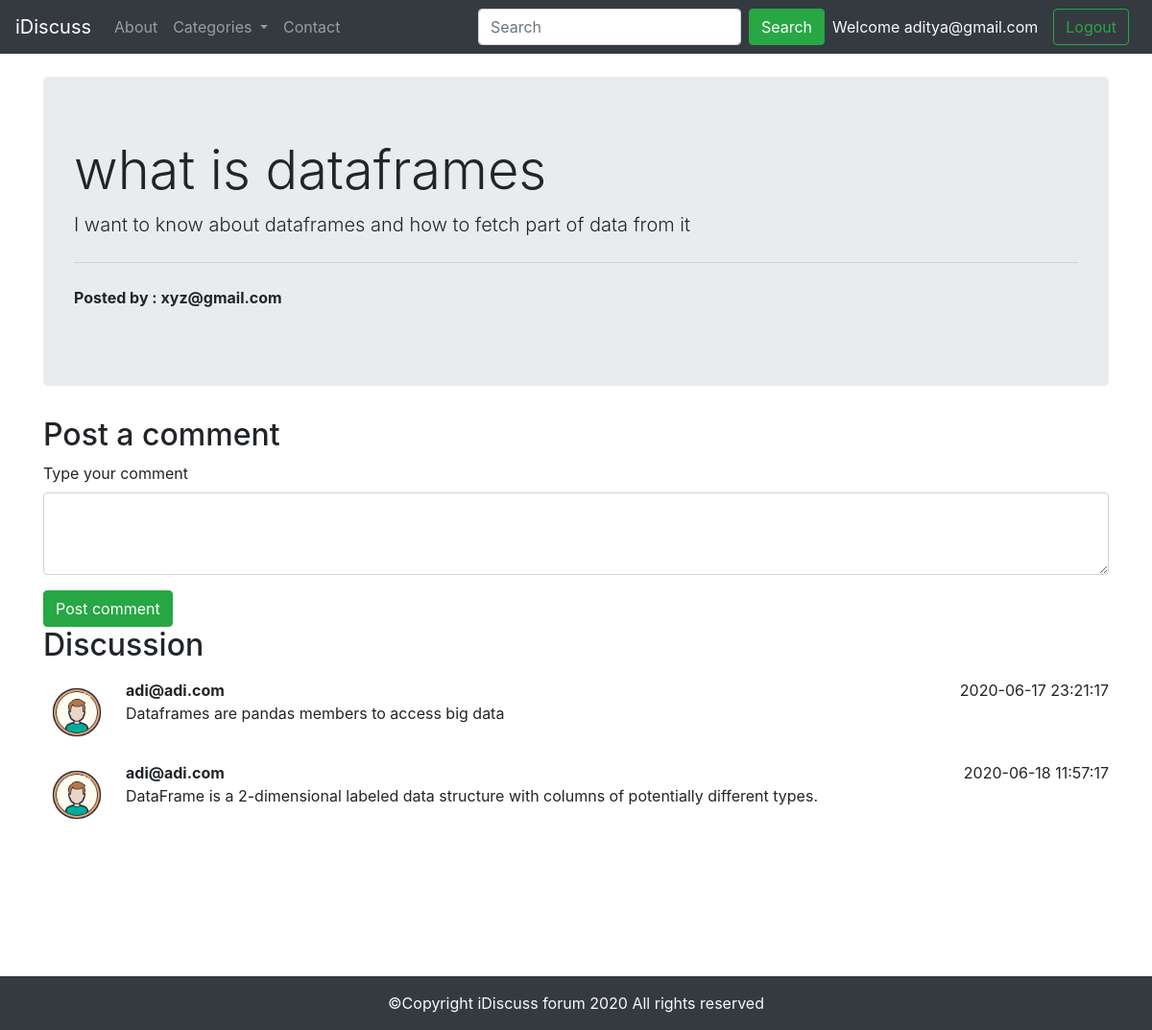
/thread.php?threadid=4&posted_by=7 (signed in), run on the app's committed database.
### tables this page shows
CREATE TABLE `threads` (
  `thread_id` int(7) NOT NULL,
  `thread_title` varchar(255) NOT NULL,
  `thread_desc` text NOT NULL,
  `thread_cat_id` int(7) NOT NULL,
  `thread_user_id` int(7) NOT NULL,
  `timestamp` datetime NOT NULL DEFAULT current_timestamp()
);

CREATE TABLE `users` (
  `sno` int(8) NOT NULL,
  `email` varchar(35) NOT NULL,
  `password` varchar(255) NOT NULL,
  `timestamp` datetime NOT NULL DEFAULT current_timestamp()
);

CREATE TABLE `comments` (
  `comment_id` int(8) NOT NULL,
  `comment_content` text NOT NULL,
  `thread_id` int(8) NOT NULL,
  `comment_by` int(8) NOT NULL,
  `comment_time` datetime NOT NULL DEFAULT current_timestamp()
);

### thread.php (the view, shortened to what this page needs)
<!doctype html>
<html lang="en">
<head>
    <link rel="stylesheet" href="https://stackpath.bootstrapcdn.com/bootstrap/4.5.0/css/bootstrap.min.css"
>
</head>
<body>
    <?php include 'include/header.php';?>
    <?php include 'include/dbconnect.php';?>
    <?php
        $id=$_GET['threadid'];
    ?>
    <?php
            $sql = "SELECT * FROM `threads` WHERE thread_id=$id";
            $result = mysqli_query($conn,$sql);
            while($row = mysqli_fetch_assoc($result)){
                $title = $row['thread_title'];
                $desc = $row['thread_desc'];
            }
    ?>
    <?php
            $th_user_id= $_GET['posted_by'];
            $sql = "SELECT email FROM `users` WHERE sno='$th_user_id'";
            $result = mysqli_query($conn,$sql);
            $row = mysqli_fetch_assoc($result);
    echo '<div class="container my-4">
        <div class="jumbotron">
            <h1 class="display-4">'.$title .'</h1>
    <p class="lead">'. $desc .'</p>
    <hr class="my-4">
    <p><b>Posted by : '.$row['email'].'</b></p>
    </div>
    </div>';
    ?>
    <?php
        if(isset($_SESSION['login']) && $_SESSION['login']==true){
            echo '<div class="container">
                <h2>Post a comment</h2>
                <form action="'.$_SERVER['REQUEST_URI'].'" method="post">
            <div class="form-group">
                <label for="desc">Type your comment</label>
                <textarea class="form-control" id="desc" name="desc" rows="3"></textarea>
                <input type="hidden" name="sno" value="'.$_SESSION["sno"].'">
            </div>
            <button type="submit" class="btn btn-success">Post comment</button>
            </form>
            </div>';
        }
    ?>
    <div class="container mb-4" id="que">
        <h2>Discussion</h2>
        <?php
            $id=$_GET['threadid'];
            $sql = "SELECT * FROM `comments` WHERE thread_id=$id";
            $result = mysqli_query($conn,$sql);
            while($row = mysqli_fetch_assoc($result)){
                $desc = $row['comment_content'];
                $time = $row['comment_time'];
                $thread_user_id=$row['comment_by'];
                $sql1= "SELECT email FROM `users` WHERE sno=$thread_user_id";
                $result1 = mysqli_query($conn,$sql1);
                $row1 = mysqli_fetch_assoc($result1);
                echo
                '<div class="media my-3">
                    <img src="img/avtar.png" width="70px" class="mr-3" alt="...">
                    <div class="media-body">
                    <p class="font-weight-bold my-0">'.$row1["email"].'</p>
                        '.$desc.'
                    </div>
                    '.$time.'
                </div>
                 ';
            }
        ?>
    </div>
    <?php include 'include/footer.php';?>
</body>
</html>

### thread.php (style rules this page uses)
#que { min-height: 340px; }

### data on the page
threads: thread_title "what is dataframes", thread_desc "I want to know about dataframes and how to fetch part of data from it"
users: email "xyz@gmail.com"
comments: users.email "adi@adi.com", comment_content "Dataframes are pandas members to access big data", comment_time "2020-06-17 23:21:17"
comments: users.email "adi@adi.com", comment_content "DataFrame is a 2-dimensional labeled data structure with columns of potentially different types.", comment_time "2020-06-18 11:57:17"

### other printed values
$_SESSION['useremail'] "aditya@gmail.com"
